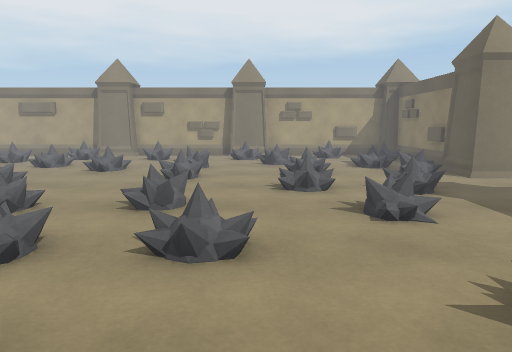
[1] (above)

12 first-person views from a walk through a scene from a Unity 3-D project. The camera is 1.3 m above the floor, tilts 8° down and sees 70° across. The floor is counted in squares, 1 m on a side. Each view is taken from the middle of a square. On the plan, view 1 faces up. The plan holds only what a view shows up to about 15 squares ahead; the rest is blank. The place goes on beyond the plan. The player character is not drawn. Some animated figures are left out.

[2]
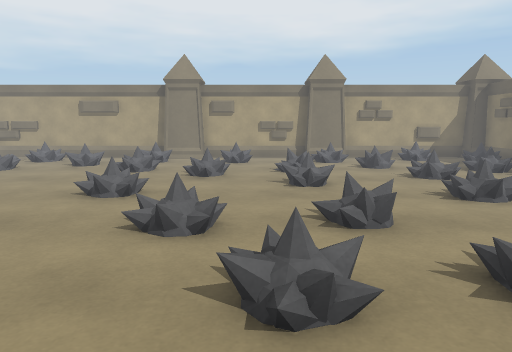

[3]
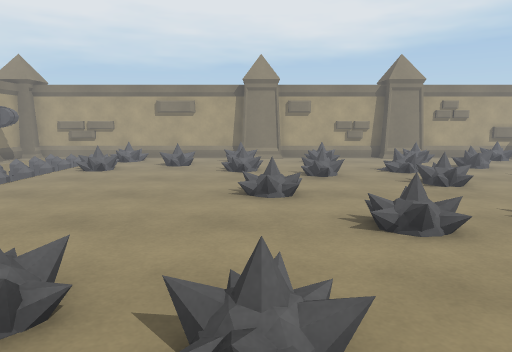

[4]
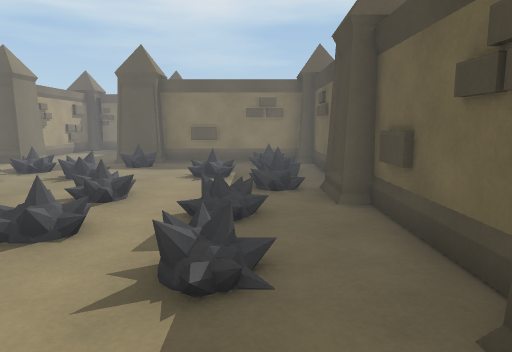

[5]
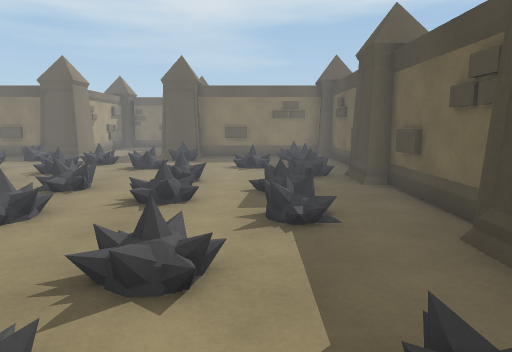

[6]
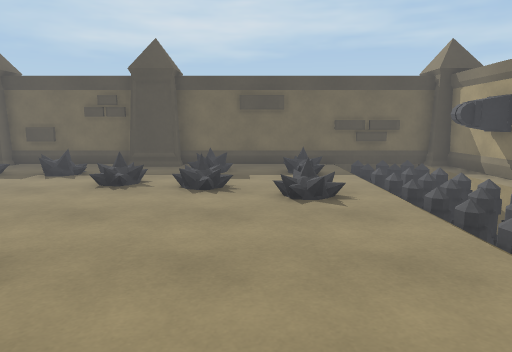

[7]
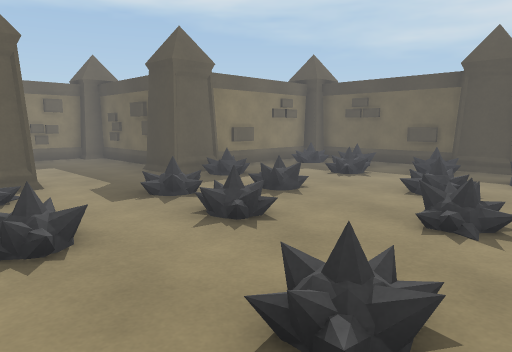

[8]
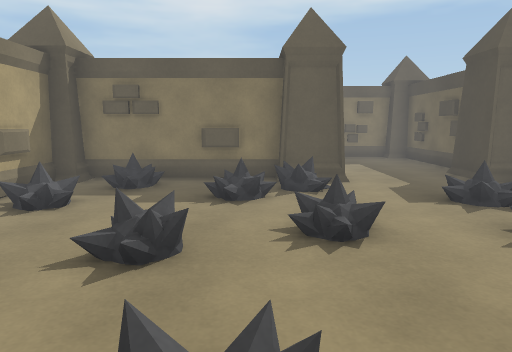

[9]
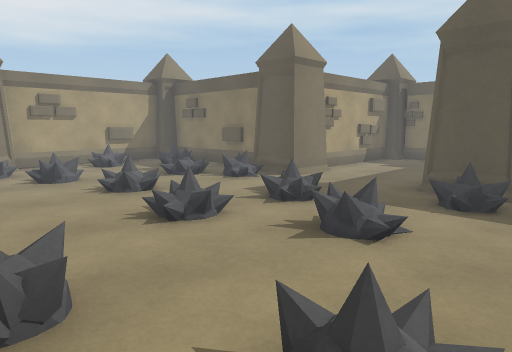

[10]
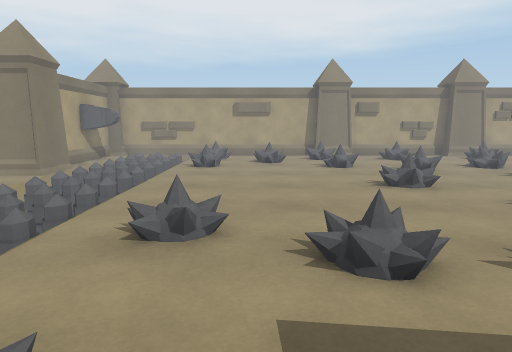

[11]
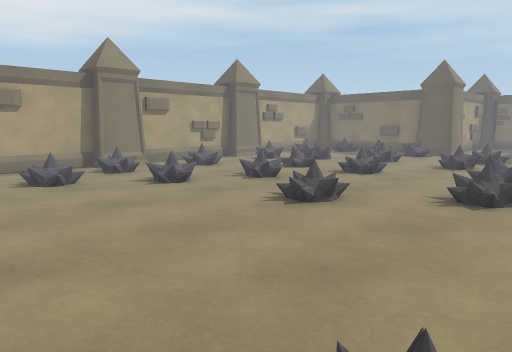

[12]
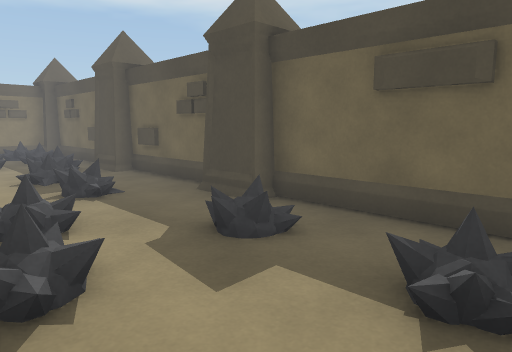

### Floor plan
Key: @ floor where view 1 was taken; # wall or solid block; . floor; v drop or lower ground; O other object.
Columns run from 14 left of view 1 to 13 right of it. Each row starts with its distance up from view 1.
 16 O########O###O ####O
 15 vvv.....O#...#O..O.OO
 14 vvvOO..OO.O..OO..O.O#
 13 Ovv..OO.............#
 12 vvvO...........O....#
 11 vvv.....O.O.O.....O.#
 10 vvv.......O....OO..OOO###O O
  9 vvv.........O......O###.###O
  8 vvv.....O......O..........#
  7 vvv............O.O........#
  6  vv.......O.O.......O.....O
  5  vv.......O.....O..O#O####
  4 vvv.O......O.O......OO
  3 vvv...O.O...........#
  2 Ovv.........O...O...#
  1 vvv.O.O...O.O..O.O.O#
  0 vvv...........@..O..#
 -1 O########O###O#####O#
 -2         O     O     O

Positions as (right, up) in squares from view 1, and headings:
1: (0, 0), facing up
2: (-3, 1), facing up
3: (-6, 1), facing up
4: (-7, 1), facing right
5: (-9, 2), facing right
6: (-9, 11), facing down
7: (-3, 11), facing down-right
8: (-3, 11), facing right
9: (-2, 3), facing up-right
10: (-9, 0), facing up
11: (-11, 4), facing up-right
12: (-11, 4), facing down-right
